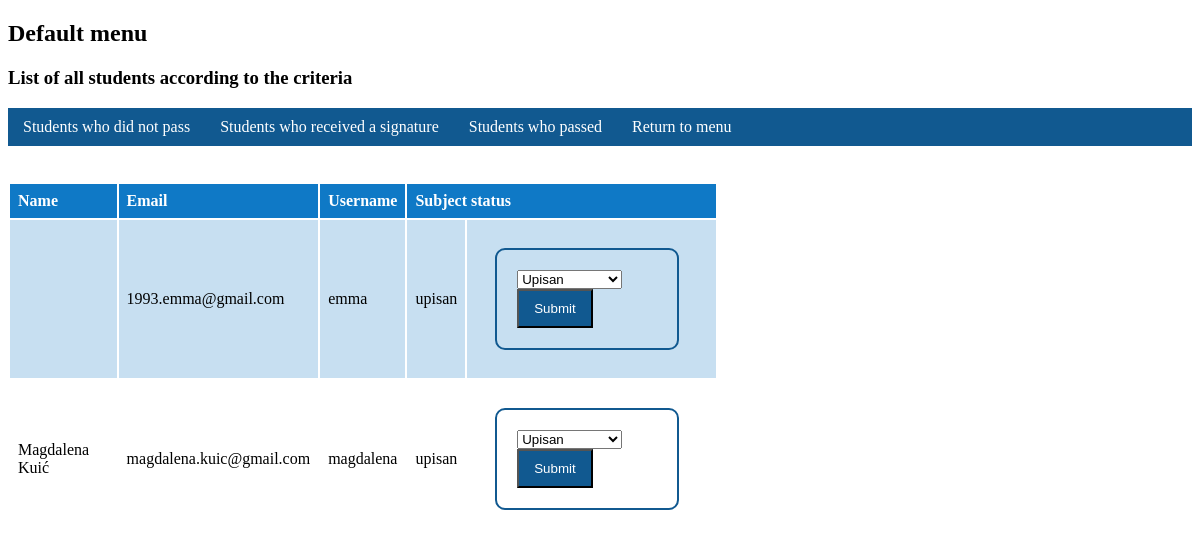
Page /mark_students/2/2 on the committed database.
### LearnCrew/models.py (models this page shows, shortened)
class Upisi(models.Model):
    student = models.ForeignKey(Korisnici, on_delete=models.CASCADE)
    predmet = models.ForeignKey(Predmeti, on_delete=models.CASCADE)
    status = models.CharField(max_length=64, blank=True, null=True)

class Korisnici(AbstractUser):
    email = models.CharField(max_length=64)
    password = models.CharField(max_length=128)
    STATUS_STUDENTA = (('n', 'none'), ('r','redovni'), ('i','izvanredni'))
    status = models.CharField(max_length=30, choices=STATUS_STUDENTA, blank=True)
    uloga = models.ForeignKey(Uloge, on_delete=models.CASCADE, blank=True, null=True)

### LearnCrew/views.py (the view)
# urls.py: path('mark_students/<int:subject_id>/<int:number>', views.mark_students),
def mark_students(request, subject_id, number):
    if number == 1:
        upisi = Upisi.objects.filter(predmet=subject_id).filter(status="izgubio potpis")
    elif number == 2:
        upisi = Upisi.objects.filter(predmet=subject_id).filter(status="upisan")
        messages.success(request, 'Default menu')
    else:
        upisi = Upisi.objects.filter(predmet=subject_id).filter(status="polozen")
    return render(request, 'list_of_studentsProf.html', {"data": upisi, "subject_id": subject_id})

### LearnCrew/templates/list_of_studentsProf.html (shortened to what this page needs)
{% extends 'base.html' %}
{% block students-for-professor %}
{% if messages %}
{% for message in messages%}
<h2>{{ message }}</h2>
{% endfor %}
{% endif %}
<h3>List of all students according to the criteria</h3>
<ul>
    <li><a href="http://localhost:8000/mark_students/{{subject_id}}/1">Students who did not pass</a></li>
    <li><a href="http://localhost:8000/mark_students/{{subject_id}}/2">Students who received a signature</a></li>
    <li><a href="http://localhost:8000/mark_students/{{subject_id}}/3">Students who passed</a></li>
    <li><a href="http://localhost:8000/list_of_subjectsProf/">Return to menu</a></li>
</ul>
<br><br>
<table style="width:60%">
    <tr>
        <th>Name</th>
        <th>Email</th>
        <th>Username</th>
        <th colspan="2">Subject status</th>
    </tr>
    <tr>
{% for upis in data %}
<td>{{upis.student.first_name}} {{upis.student.last_name}}</td>
<td>{{upis.student.email}}</td>
<td>{{upis.student.username}}</td>
<td>{{upis.status}}</td>
<td><form method="post" action="{% url 'change_status' upis.student.id upis.predmet.id %}">
    <select name="status" >
  <option selected="selected" value="upisan">Upisan</option>
</select>
    <input type="submit" value="Submit">
</form></td>
    </tr>
{% endfor %}
</table>
{% endblock %}

### LearnCrew/templates/base.html (style rules this page uses)
table { border-collapse: separate; width: 70%; }
th, td { text-align: left; padding: 8px; }
tr:nth-child(even) { background-color: #C7DFF1 }
th { background-color: #0F79C6; color: white; }
ul { list-style-type: none; margin: 0; padding: 0; overflow: hidden; background-color: #115990; }
li { float: left; }
li a { display: block; color: white; text-align: center; padding: 14px 16px; text-decoration: none; }
a:link, a:visited { background-color: #115990; color: white; padding: 10px 15px; text-align: center; text-decoration: none; display: inline-block; }
input[type=submit] { background-color: #115990; color: white; padding: 10px 15px; text-align: center; text-decoration: none; cursor: pointer; }
form { border: 2px solid #115990; border-radius: 10px; padding: 20px; width: 60%; margin: 20px; }

### rows in the picture
Upisi: student.email "1993.emma@gmail.com", student.username "emma", status "upisan"
Upisi: student.first_name "Magdalena", student.last_name "Kuić", student.email "magdalena.kuic@gmail.com", student.username "magdalena", status "upisan"

### other values in the picture
{{ message }} "Default menu"
